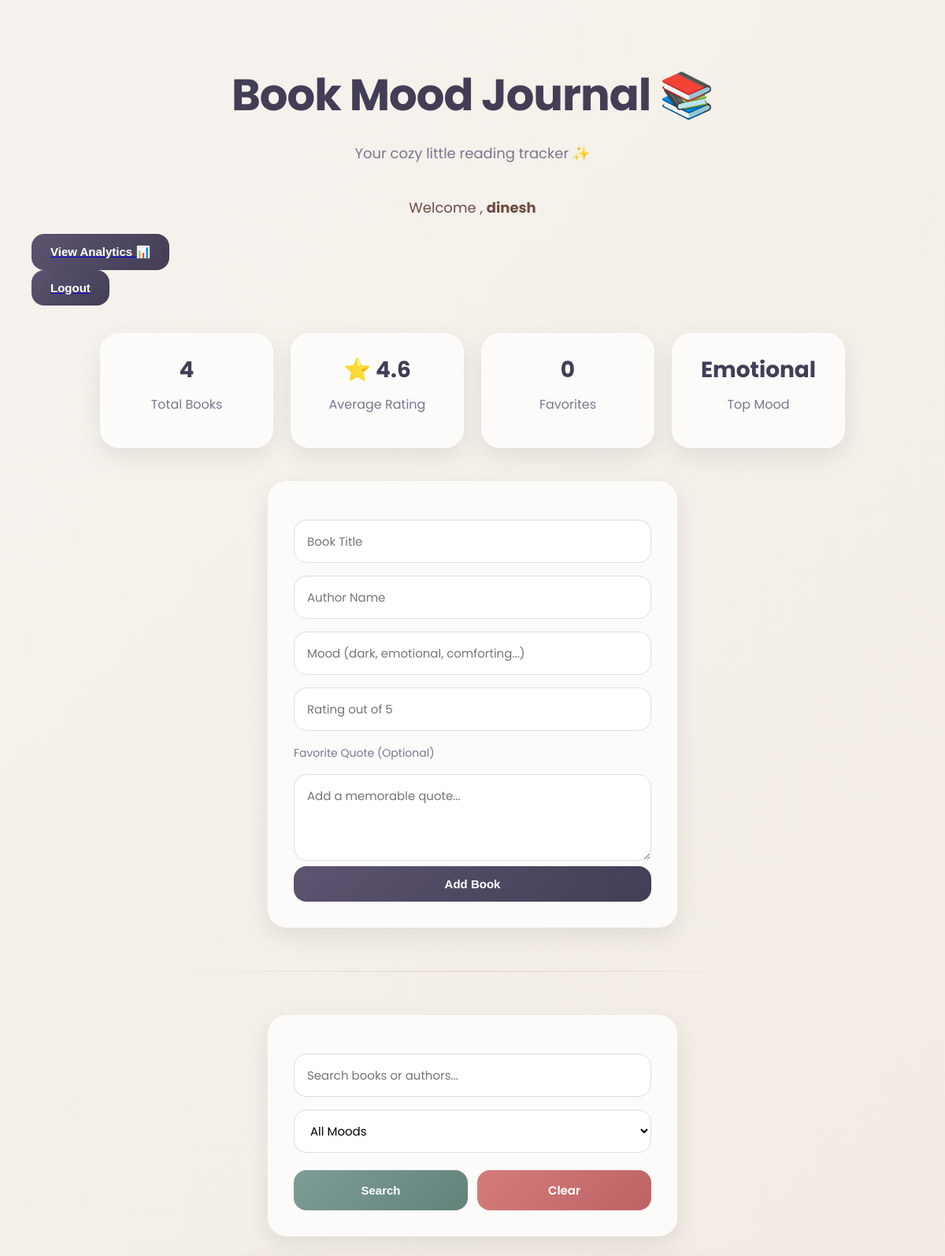
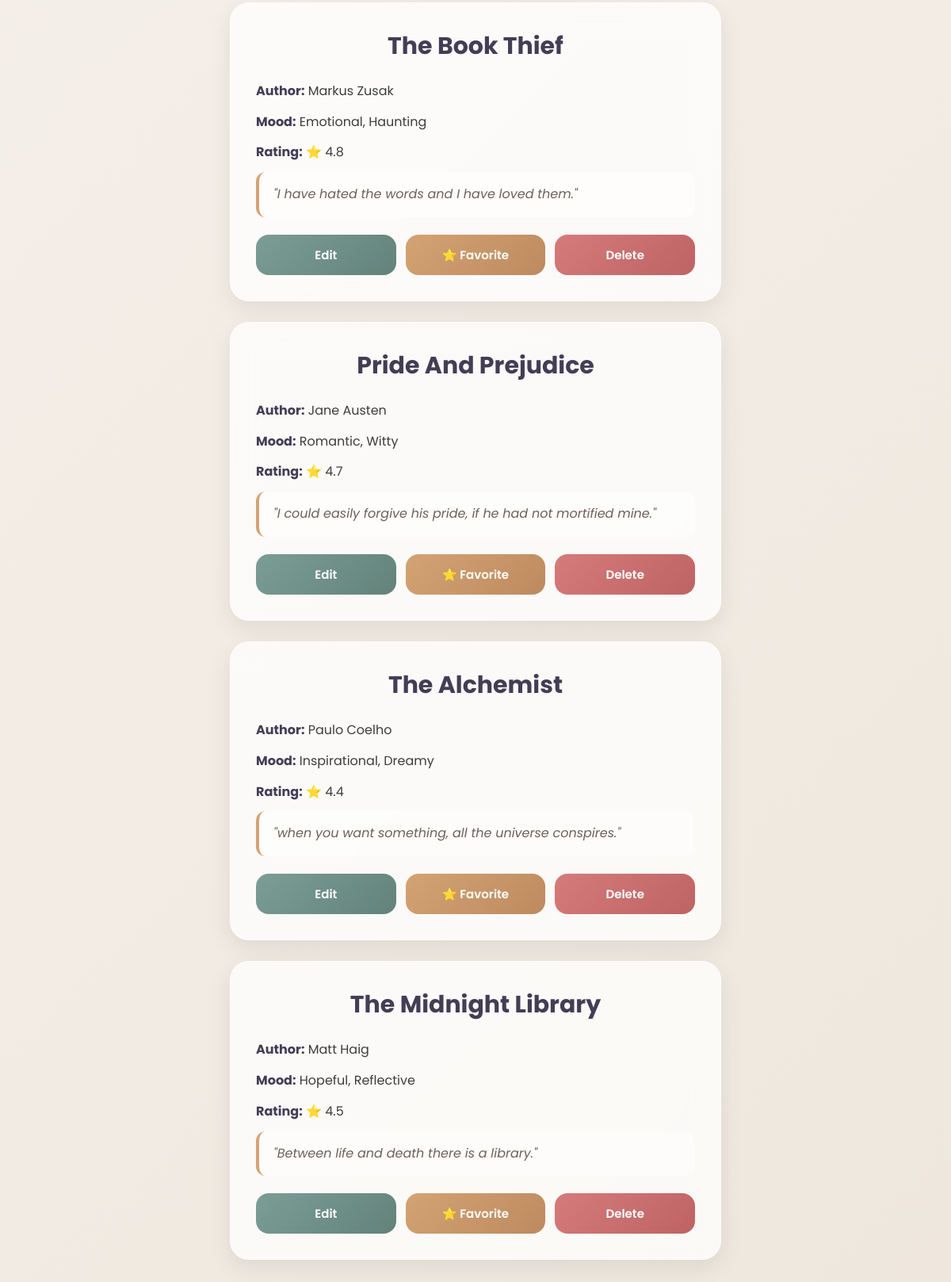
The app's page / (signed in) with its own data (2 pictures, top to bottom).
### app.py (models this page shows)
class User(UserMixin, db.Model):
    id = db.Column(
        db.Integer,
        primary_key=True
    )
    username = db.Column(
        db.String(100),
        unique=True,
        nullable=False
    )
    password = db.Column(
        db.String(200),
        nullable=False
    )

class Book(db.Model):
    id = db.Column(
        db.Integer,
        primary_key=True
    )
    title = db.Column(
        db.String(200),
        nullable=False
    )
    author = db.Column(
        db.String(200),
        nullable=False
    )
    mood = db.Column(
        db.String(200),
        nullable=False
    )
    rating = db.Column(
        db.Float,
        nullable=False
    )
    favorite = db.Column(
        db.Boolean,
        default=False
    )
    quote = db.Column(db.Text)
    user_id = db.Column(
        db.Integer,
        db.ForeignKey("user.id"),
        nullable=False
    )

### app.py (the view, shortened to what this page needs)
@app.route("/")
@login_required
def home():
    search = request.args.get(
        "search",
        ""
    ).strip()
    mood_filter = request.args.get(
        "mood",
        "all"
    ).strip().lower()
    books_query = Book.query.filter_by(
        user_id=current_user.id
    )
    if mood_filter != "all":
        books_query = books_query.filter(
            Book.mood.ilike(
                f"%{mood_filter}%"
            )
        )
    books = books_query.order_by(
        Book.favorite.desc(),
        Book.id.desc()
    ).all()
    total_books = len(books)
    favorite_books = len(
        [book for book in books if book.favorite]
    )
    average_rating = round(
        sum(book.rating for book in books)
        / total_books,
        1
    ) if books else 0
    mood_data = {}
    for book in books:
        moods = book.mood.lower().split(",")
        for mood in moods:
            mood = mood.strip()
            if mood:
                mood_data[mood] = (
                    mood_data.get(mood, 0) + 1
                )
    top_mood = (
        max(
            mood_data,
            key=mood_data.get
        )
        if mood_data else "None"
    )
    return render_template(
        "index.html",
        books=books,
        total_books=total_books,
        favorite_books=favorite_books,
        average_rating=average_rating,
        top_mood=top_mood
    )

### app.py (called while the page is built)
@login_manager.user_loader
def load_user(user_id):
    return db.session.get(
        User,
        int(user_id)
    )

### templates/index.html (shortened to what this page needs)
<!doctype html>
<html lang="en">
  <head>
    <link
      rel="stylesheet"
      href="{{ url_for('static', filename='style.css') }}"
    />
  </head>
  <body>
    <div class="container">
      <h1 class="title">Book Mood Journal 📚</h1>
      <p class="subtitle">Your cozy little reading tracker ✨</p>
      <div class="welcome-user">
        Welcome ,
        <strong> {{ current_user.username }}</strong>
      </div>
      <div class="analytics-btn-container">
        <a href="/analytics">
          <button class="analytics-btn">View Analytics 📊</button>
        </a>
        <a href="/logout">
          <button class="analytics-btn">Logout</button>
        </a>
      </div>
      <div class="stats-container">
        <div class="stat-card">
          <h3>{{ total_books }}</h3>
          <p>Total Books</p>
        </div>
        <div class="stat-card">
          <h3>⭐ {{ average_rating }}</h3>
          <p>Average Rating</p>
        </div>
        <div class="stat-card">
          <h3>{{ favorite_books }}</h3>
          <p>Favorites</p>
        </div>
        <div class="stat-card">
          <h3>{{ top_mood.title() }}</h3>
          <p>Top Mood</p>
        </div>
      </div>
      <form action="/add" method="POST" class="main-form">
        <input type="text" name="title" placeholder="Book Title" required />
        <input type="text" name="author" placeholder="Author Name" required />
        <input
          type="text"
          name="mood"
          placeholder="Mood (dark, emotional, comforting...)"
          required
        />
        <input
          type="number"
          name="rating"
          placeholder="Rating out of 5"
          min="1"
          max="5"
          step="0.1"
          required
        />
        <label class="optional-label"> Favorite Quote (Optional) </label>
        <textarea
          name="quote"
          placeholder="Add a memorable quote..."
        ></textarea>
        <button type="submit" class="btn brown-btn">Add Book</button>
      </form>
      <hr />
      <form action="/" method="GET" class="search-form">
        <input
          type="text"
          name="search"
          placeholder="Search books or authors..."
          value="{{ request.args.get('search', '') }}"
        />
        <select name="mood">
          <option value="all">All Moods</option>
        </select>
        <div class="button-row">
          <button type="submit" class="btn green-btn">Search</button>
          <a href="/" class="btn red-btn"> Clear </a>
        </div>
      </form>
      {% if books %} {% for book in books %}
      <div class="book-card {% if book.favorite %}favorite-card{% endif %}">
        <h2>{{ book.title }}</h2>
        <p>
          <strong>Author:</strong>
          {{ book.author }}
        </p>
        <p>
          <strong>Mood:</strong>
          {{ book.mood.title() }}
        </p>
        <p>
          <strong>Rating:</strong>
          ⭐ {{ book.rating }}
        </p>
        {% if book.quote %}
        <p class="quote">"{{ book.quote }}"</p>
        {% endif %}
        <div class="button-row">
          <a href="/edit/{{ book.id }}" class="btn green-btn"> Edit </a>
          <a href="/favorite/{{ book.id }}" class="btn gold-btn">
            {% if book.favorite %} ⭐ Favorited {% else %} ⭐ Favorite {% endif
            %}
          </a>
          <a
            href="/delete/{{ book.id }}"
            class="btn red-btn"
            onclick="return confirm('Delete this book?');"
          >
            Delete
          </a>
        </div>
      </div>
      {% endfor %} {% else %}
      <p class="empty-message">No books added yet 📚</p>
      {% endif %}
    </div>
  </body>
</html>

### static/style.css (style rules this page uses)
* { box-sizing: border-box; }
:root { --bg-primary: #f6f3ee; --bg-secondary: #efe7dd; --card-bg: rgba(255, 255, 255, 0.75); --primary: #5c5470; --primary-dark: #433d55; --secondary: #7c9d96; --secondary-dark: #62827a; --danger: #d67b7b; --danger-dark: #be6363; --gold: #d4a373; --gold-dark: #bc8a5f; --text-main: #3d3d3d; --text-soft: #7d748f; --border: rgba(255, 255, 255, 0.4); --shadow: 0 10px 30px rgba(0, 0, 0, 0.08); --hover-shadow: 0 18px 40px rgba(0, 0, 0, 0.12); }
body { margin: 0; padding: 40px; font-family: "Poppins", sans-serif; color: var(--text-main); background: linear-gradient(135deg, var(--bg-primary), var(--bg-secondary)); min-height: 100vh; }
.container { max-width: 1150px; margin: auto; }
.title { text-align: center; font-size: 56px; color: var(--primary-dark); margin-bottom: 12px; font-weight: 700; letter-spacing: -1px; }
.subtitle { text-align: center; color: var(--text-soft); font-size: 18px; margin-bottom: 42px; }
form, .book-card, .stat-card, .chart-card, .insight-card, .book-highlight { background: var(--card-bg); backdrop-filter: blur(16px); border: 1px solid var(--border); border-radius: 24px; box-shadow: var(--shadow); }
form { width: 100%; max-width: 520px; margin: 28px auto; padding: 32px; }
input, select, textarea { width: 100%; padding: 15px 16px; margin-top: 16px; border-radius: 16px; border: 1px solid #ddd; background: rgba(255, 255, 255, 0.85); font-size: 15px; font-family: inherit; transition: 0.25s ease; }
textarea { resize: vertical; min-height: 110px; }
.optional-label { display: block; margin-top: 18px; color: var(--text-soft); font-size: 14px; }
.btn, .analytics-btn { display: flex; justify-content: center; align-items: center; width: 100%; padding: 14px 18px; border: none; border-radius: 16px; text-decoration: none; color: white; font-size: 15px; font-weight: 600; cursor: pointer; transition: transform 0.25s ease, opacity 0.25s ease, box-shadow 0.25s ease; }
.brown-btn, .analytics-btn { background: linear-gradient(135deg, var(--primary), var(--primary-dark)); }
.green-btn { background: linear-gradient(135deg, var(--secondary), var(--secondary-dark)); }
.red-btn { background: linear-gradient(135deg, var(--danger), var(--danger-dark)); }
.gold-btn { background: linear-gradient(135deg, var(--gold), var(--gold-dark)); }
.button-row { display: flex; gap: 12px; margin-top: 22px; }
.button-row .btn { flex: 1; }
.book-card { width: 100%; max-width: 620px; margin: 26px auto; padding: 32px; transition: transform 0.3s ease, box-shadow 0.3s ease; }
.book-card h2 { text-align: center; color: var(--primary-dark); font-size: 30px; margin-top: 0; margin-bottom: 20px; }
.book-card p { margin: 10px 0; line-height: 1.8; }
.book-card strong { color: var(--primary-dark); }
.quote { margin-top: 18px; padding: 14px 18px; border-left: 4px solid var(--gold); background: rgba(255, 255, 255, 0.45); border-radius: 12px; font-style: italic; color: #6e5f59; line-height: 1.7; }
.stats-container, .insights-container { display: flex; justify-content: center; gap: 22px; flex-wrap: wrap; margin-bottom: 42px; }
.stat-card, .insight-card { width: 220px; padding: 26px; text-align: center; transition: transform 0.25s ease, box-shadow 0.25s ease; }
.stat-card h3, .insight-card h3 { margin: 0; font-size: 28px; color: var(--primary-dark); line-height: 1.4; }
.stat-card p, .insight-card p { margin-top: 12px; color: var(--text-soft); }
hr { width: 70%; margin: 55px auto; border: none; height: 1px; background: linear-gradient(to right, transparent, #d8cfc5, transparent); }
.analytics-btn-container { text-align: center; margin-bottom: 35px; }
.analytics-btn { width: auto; padding: 14px 24px; }
.welcome-user { text-align: center; margin-bottom: 20px; color: #6d4c41; font-size: 18px; }

### records on screen
User: username "dinesh"
Book: title "The Book Thief", author "Markus Zusak", mood "Emotional, Haunting", rating "4.8", quote "I have hated the words and I have loved them.", favorite "⭐ Favorite"
Book: title "Pride And Prejudice", author "Jane Austen", mood "Romantic, Witty", rating "4.7", quote "I could easily forgive his pride, if he had not mortified mine.", favorite "⭐ Favorite"
Book: title "The Alchemist", author "Paulo Coelho", mood "Inspirational, Dreamy", rating "4.4", quote "when you want something, all the universe conspires.", favorite "⭐ Favorite"
Book: title "The Midnight Library", author "Matt Haig", mood "Hopeful, Reflective", rating "4.5", quote "Between life and death there is a library.", favorite "⭐ Favorite"

### other values on screen
{{ total_books }} "4"
{{ average_rating }} "4.6"
{{ favorite_books }} "0"
{{ top_mood.title() }} "Emotional"
